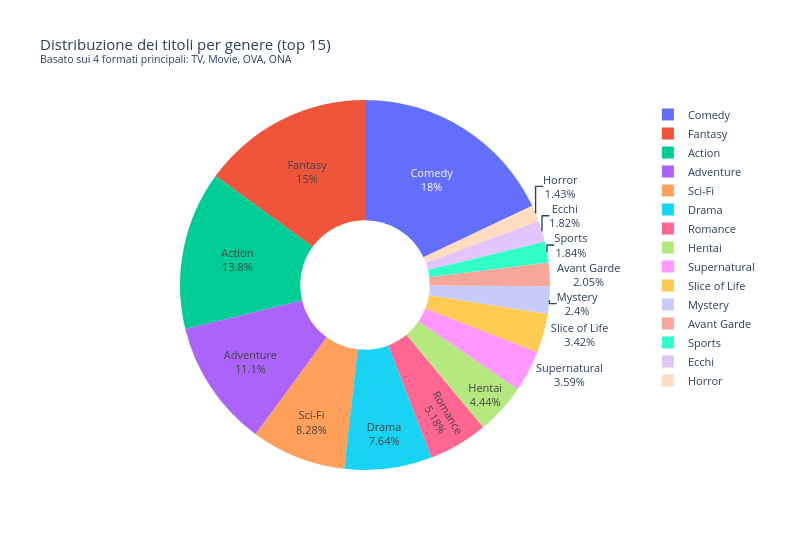

The notebook cell this image was saved under:
### Markdown cell above
## C'è stato un cambiamento in base ai generi?

### Code cell
plot_genre_pie(details_ex)

### Figure 1 — Plotly figure (JSON) as saved in the notebook; plotly's stock layout.template omitted (floating-point values rounded to 4 significant figures)
{"data": [{"hole": 0.35, "hovertemplate": "<b>%{label}</b><br>Titoli: %{value:,}<br>%{percent}<extra></extra>", "labels": ["Comedy", "Fantasy", "Action", "Adventure", "Sci-Fi", "Drama", "Romance", "Hentai", "Supernatural", "Slice of Life", "Mystery", "Avant Garde", "Sports", "Ecchi", "Horror"], "textfont": {"size": 11}, "textinfo": "label+percent", "values": [6323, 5271, 4873, 3912, 2915, 2690, 1824, 1563, 1265, 1203, 846, 722, 649, 642, 502], "type": "pie"}], "layout": {"title": {"font": {"size": 15}, "text": "Distribuzione dei titoli per genere (top 15)<br><sup>Basato sui 4 formati principali: TV, Movie, OVA, ONA</sup>"}, "legend": {"font": {"size": 11}, "orientation": "v"}, "width": 800, "height": 550}}
